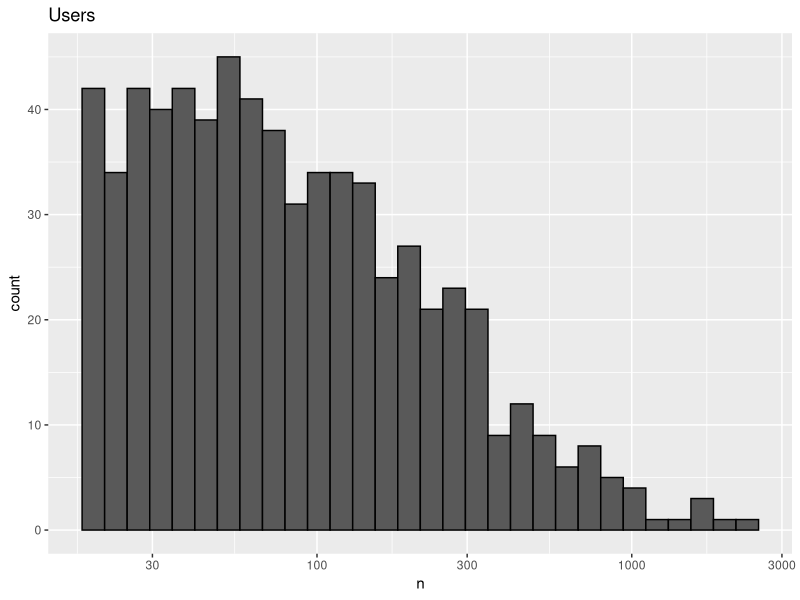
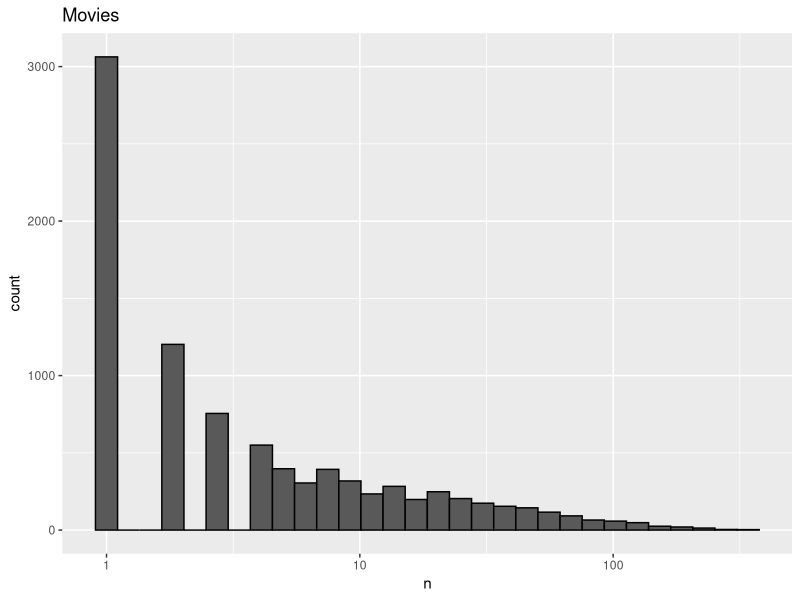
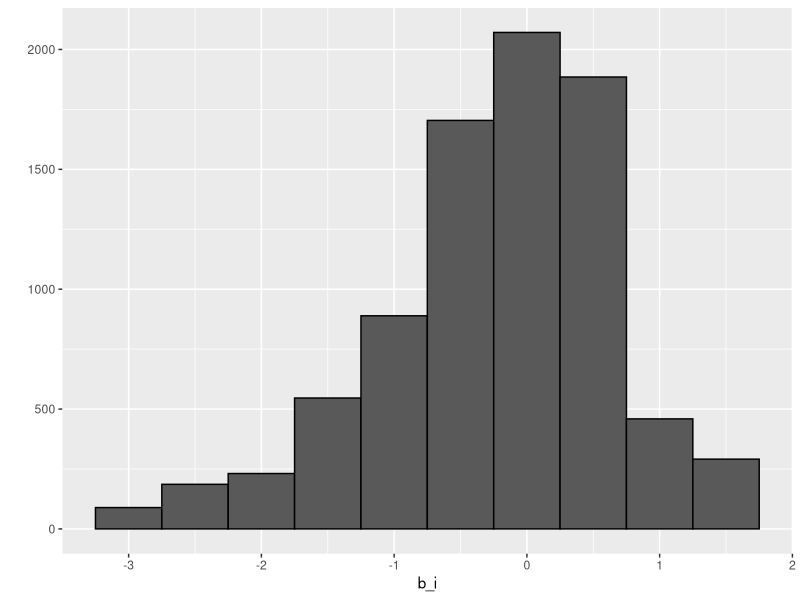
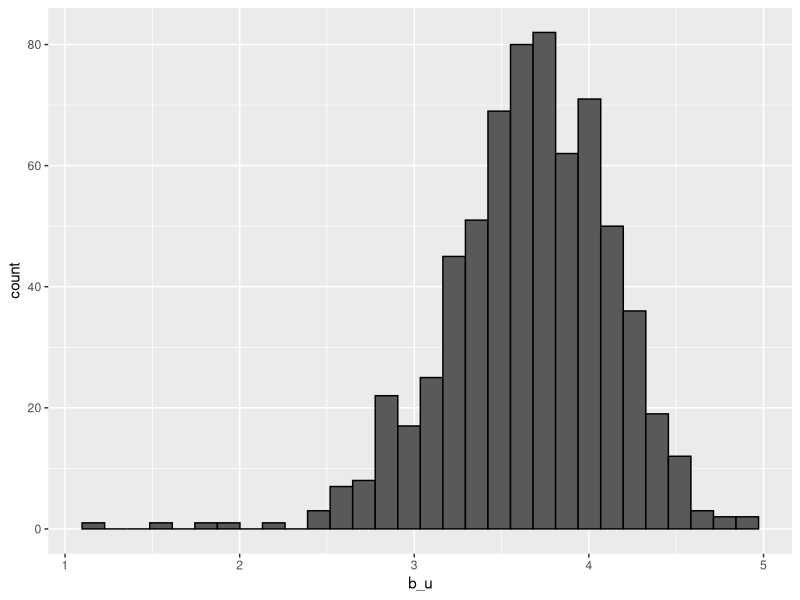
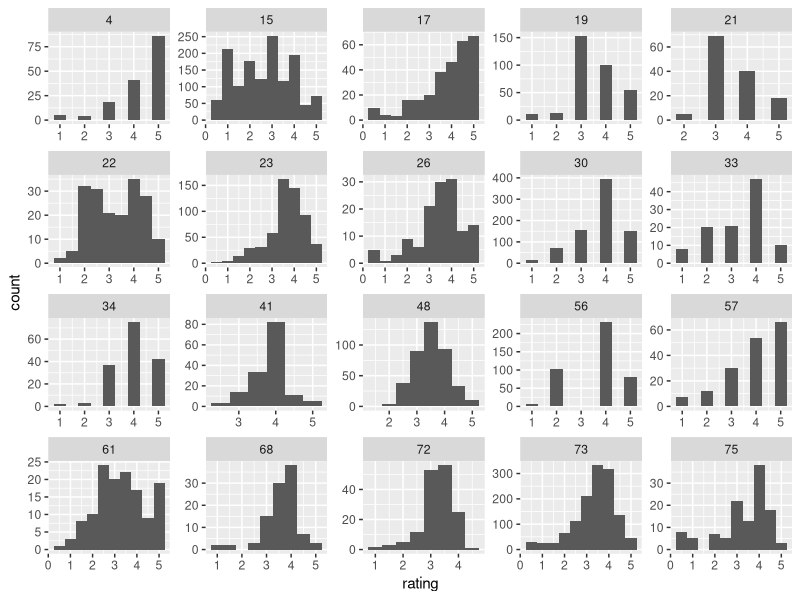
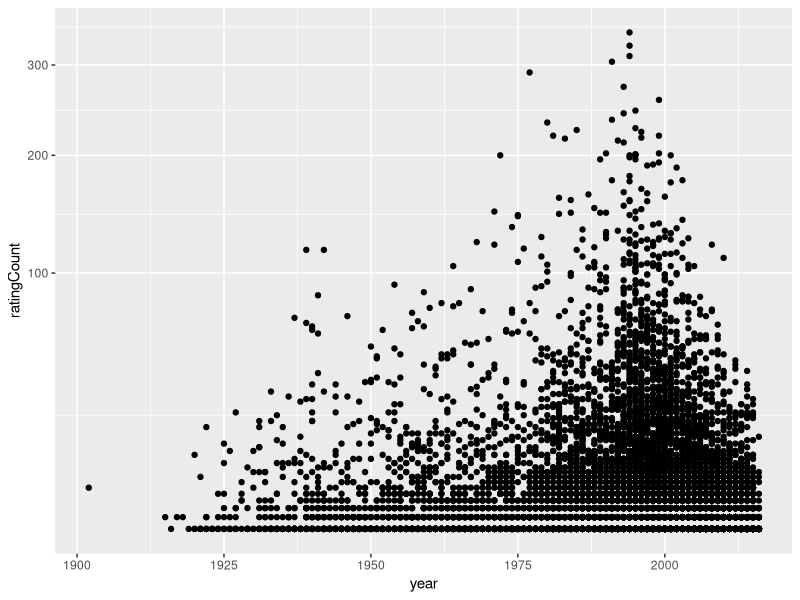
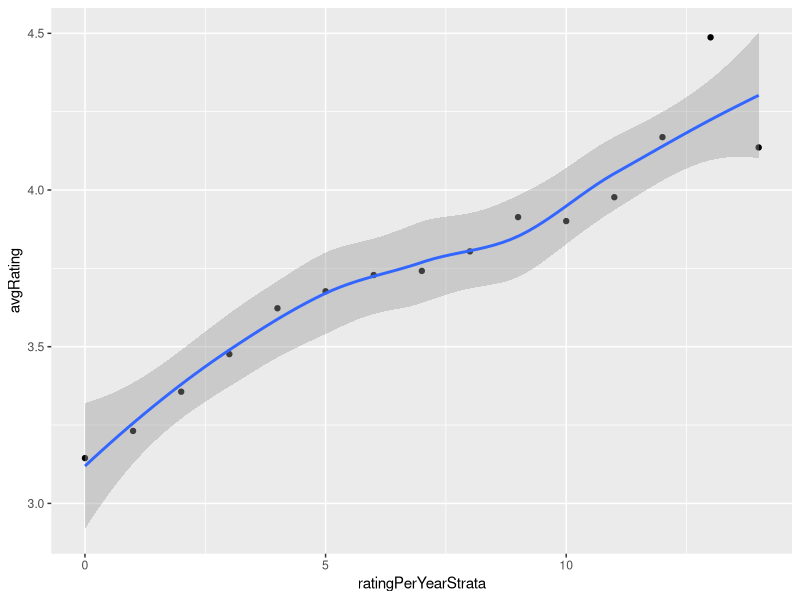
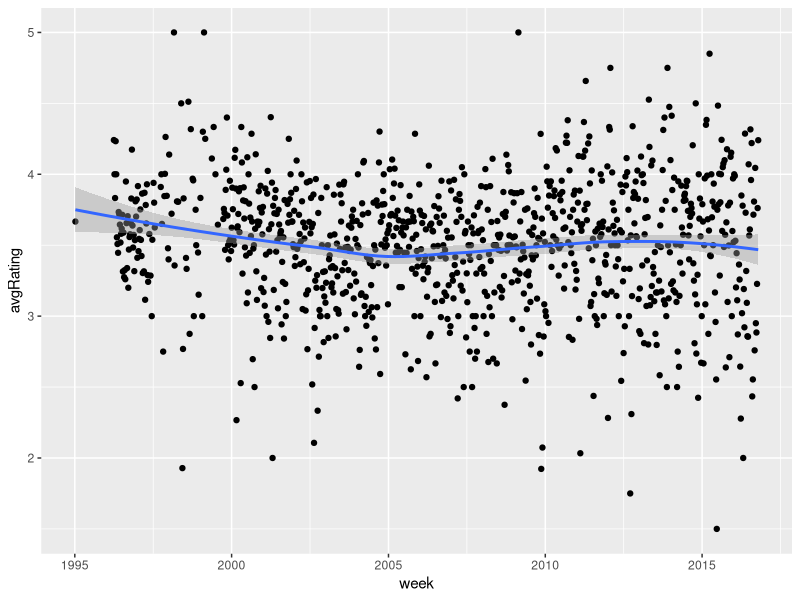

The R script that drew these images, in order:
## ---- chunk 1
knitr::opts_chunk$set(echo = TRUE)
## ---- chunk 2
library(dslabs)
data("movielens")
head(movielens)
## ---- chunk 3
summary(movielens)
## ---- chunk 4
dim(movielens)
## ---- chunk 5
head(movielens)
## ---- chunk 6
library(tidyverse)
movielens %>%
  summarize(n_users = n_distinct(userId),
            n_movies = n_distinct(movieId))
## ---- chunk 7
movielens %>% 
  count(userId) %>% 
  ggplot(aes(n)) + 
  geom_histogram(bins = 30, color = "black") + 
  scale_x_log10() + 
  ggtitle("Users")
## ---- chunk 8
movielens %>% 
  count(movieId) %>% 
  ggplot(aes(n)) + 
  geom_histogram(bins = 30, color = "black") + 
  scale_x_log10() + 
  ggtitle("Movies")
## ---- chunk 9
library(caret)
set.seed(755)
test_index <- createDataPartition(movielens$rating, times = 1, p = 0.2, list = FALSE)
test_set <- movielens[test_index,]
train_set <- movielens[-test_index,]
## ---- chunk 10
test_set <- test_set %>%
  semi_join(train_set, by = "movieId") %>%
  semi_join(train_set, by = "userId")
## ---- chunk 11
RMSE <- function(true_ratings, predicted_ratings){
    sqrt(mean((true_ratings - predicted_ratings)^2))
  }
## ---- chunk 12
mu_hat <- mean(train_set$rating)
mu_hat
## ---- chunk 13
naive_rmse <- RMSE(test_set$rating, mu_hat)
naive_rmse
## ---- chunk 14
RMSE(test_set$rating, 2.5)
## ---- chunk 15
rmse_results <- data_frame(method = "Just the average", RMSE = naive_rmse)
rmse_results
## ---- chunk 16
mu <- mean(train_set$rating)
movie_avgs <- train_set %>%
  group_by(movieId) %>%
  summarize(b_i = mean(rating - mu))
## ---- chunk 17
movie_avgs %>% qplot(b_i, geom ="histogram", bins = 10, data = ., color = I("black"))

## ---- chunk 18
predicted_ratings <- mu + test_set %>%
  left_join(movie_avgs, by = "movieId") %>%
  .$b_i

model_1_rmse <-RMSE(predicted_ratings, test_set$rating)
rmse_results <- bind_rows(rmse_results,
                          data_frame(method = "Movie effect model",
                                     RMSE = model_1_rmse))
rmse_results %>% knitr::kable()
## ---- chunk 19
train_set %>%
  group_by(userId) %>%
  summarize(b_u = mean(rating)) %>%
  filter(n() >= 100) %>%
  ggplot(aes(b_u)) +
  geom_histogram(bins = 30, color = "black")
## ---- chunk 20
user_avgs <- test_set %>%
  left_join(movie_avgs, by = "movieId") %>%
  group_by(userId) %>%
  summarize(b_u = mean(rating - mu - b_i))
## ---- chunk 21
predicted_ratings <- test_set %>%
  left_join(movie_avgs, by = "movieId") %>%
  left_join(user_avgs, by = "userId") %>%
  mutate(pred = mu + b_i + b_u) %>%
  .$pred

model_2_rmse <- RMSE(predicted_ratings, test_set$rating)
rmse_results <- bind_rows(rmse_results,
                          data_frame(method = "Movie + user effects model",
                                     RMSE = model_2_rmse))

rmse_results %>% knitr::kable()
## ---- chunk 22
train_subset20 <- train_set %>%
  group_by(userId) %>%
  filter(n() >= 100, userId <= 75)

train_subset20 %>%
  ggplot(aes(x=rating)) +
  geom_histogram(binwidth=0.5) +
  facet_wrap(~userId, scales = "free")

## ---- chunk 23
raterType <- train_set %>%
  group_by(userId) %>%
  filter(n() >= 100) %>%
  summarize(halfStarRate = mean(rating %in% c(0.5, 1.5, 2.5, 3.5, 4.5)),
            wholeStarRate = mean(rating %in% c(1, 2, 3, 4, 5))) %>%
  mutate(wholeStarOdds = wholeStarRate/halfStarRate,
         wholeStarOnly = halfStarRate < 0.05,
         wholeStarPreferred = wholeStarOnly == FALSE & halfStarRate < 0.4,
         noStarBias = wholeStarOnly == FALSE & wholeStarPreferred == FALSE,
         raterType = ifelse(wholeStarOnly, "wholeStarOnly",
                            ifelse(wholeStarPreferred,
                                   "wholeStarPreferred", "noStarBias"))) %>%
  select(userId, wholeStarOdds, raterType)

raterType %>%
  group_by(raterType) %>%
  count()
## ---- chunk 24
train_set %>%
  filter(userId == 4) %>%
  group_by(genres) %>%
  summarize(count = n(), avgRating = mean(rating))
## ---- chunk 25
library(tidyverse)
library(dslabs)
data("movielens")
head(movielens)
## ---- chunk 26
movieRatingCount <- movielens %>%
  group_by(movieId) %>%
  summarize(ratingCount = n(), year = mean(year))


movieRatingCount %>%
  ggplot(aes(x = year, y = ratingCount)) +
  geom_point() +
  scale_y_continuous(trans = "sqrt")
## ---- chunk 27
medianRatingsByYear <- movieRatingCount %>%
  group_by(year) %>%
  summarize(medianRatingCount = median(ratingCount)) 

medianRatingsByYear[which.max(medianRatingsByYear$medianRatingCount),]
## ---- chunk 28
ratingsPerYear <- movielens %>%
  filter(year >= 1993) %>%
  group_by(movieId, title, year) %>%
  summarize(ratingCount = n(), avgRating = mean(rating)) %>%
  mutate(ratingsPerYear = ratingCount/(2018-year)) %>%
  arrange(desc(ratingsPerYear))
ratingsPerYear
## ---- chunk 29
ratingsPerYear %>%
  mutate(ratingPerYearStrata = round(ratingsPerYear)) %>%
  group_by(ratingPerYearStrata) %>%
  summarize(avgRating = mean(avgRating)) %>%
  ggplot(aes(x = ratingPerYearStrata, y = avgRating)) +
  geom_point() +
  geom_smooth()
## ---- chunk 30
library(lubridate)
movielens <- mutate(movielens, date = as_datetime(timestamp))
head(movielens)
## ---- chunk 31
movielens %>%
  mutate(week = round_date(date, unit = "week")) %>%
  group_by(week) %>%
  summarize(avgRating = mean(rating)) %>%
  ggplot(aes(x = week, y = avgRating)) +
  geom_point() + 
  geom_smooth()
## ---- chunk 32
# Definition of genreRatings data frame: avgRating and sdRating per genre of popular genres, arranged by avgRating descending

# generate genreRatings by calculating avg and sd of ratings for top genres
genreRatings <- movielens %>%
  group_by(genres) %>%
  mutate(genreCount = n()) %>%
  filter(genreCount > 1000) %>%  # use only genres with over 1000 ratings
  summarize(avgRating = mean(rating), sdRating = sd(rating)) %>%
  arrange(desc(avgRating))  # arrange by descending avgRating (top 1st)

# reorder genres factor by decreasing avgRating
genreRatings$genres <- droplevels(genreRatings$genres)
genreRatings$genres <- factor(genreRatings$genres, levels = genreRatings$genres) # order by decreasing avgRating via sorted genreRatings

genreRatings

## ---- chunk 33
genreRatings %>%
  ggplot(aes(x = genres,
             y = avgRating,
             ymin = avgRating - sdRating,
             ymax = avgRating + sdRating)) +
  geom_point(size = 3) +
  geom_errorbar() +
  xlab("Genres of Movie") +
  ylab("Rating (Mean +/- SD)") +
  ggtitle("Average Rating by Genre") +
  theme(axis.text.x = element_text(angle = 45, hjust = 1),
        plot.title = element_text(hjust = 0.5))
  
## ---- chunk 34
genreRatingBoxplot <- movielens %>%
  group_by(genres) %>%
  mutate(genreCount = n()) %>%
  filter(genreCount > 1000) %>%
  left_join(genreRatings) %>%
  arrange(desc(avgRating))

genreRatingBoxplot$genres <- factor(genreRatingBoxplot$genres, levels = genreRatings$genres)

  
genreRatingBoxplot %>%
  ggplot(aes(genres, rating)) +
  geom_boxplot() +
  geom_point(aes(y = avgRating, col = "red")) +
  ggtitle("Boxplot of Ratings by Genre") +
  theme(axis.text.x = element_text(angle=45, hjust=1),
        plot.title = element_text(hjust = 0.5))
## ---- chunk 35
genreRatingBoxplot %>%
  ggplot(aes(x = rating)) +
  geom_histogram(binwidth = 0.5) +
  facet_wrap(~genres, scales = "free")
## ---- chunk 36
test_set %>%
  left_join(movie_avgs, by = "movieId") %>%
  mutate(residual = rating - (mu + b_i)) %>%
  arrange(desc(abs(residual))) %>%
  select(title, residual) %>%
  slice(1:10) %>%
  knitr::kable()
